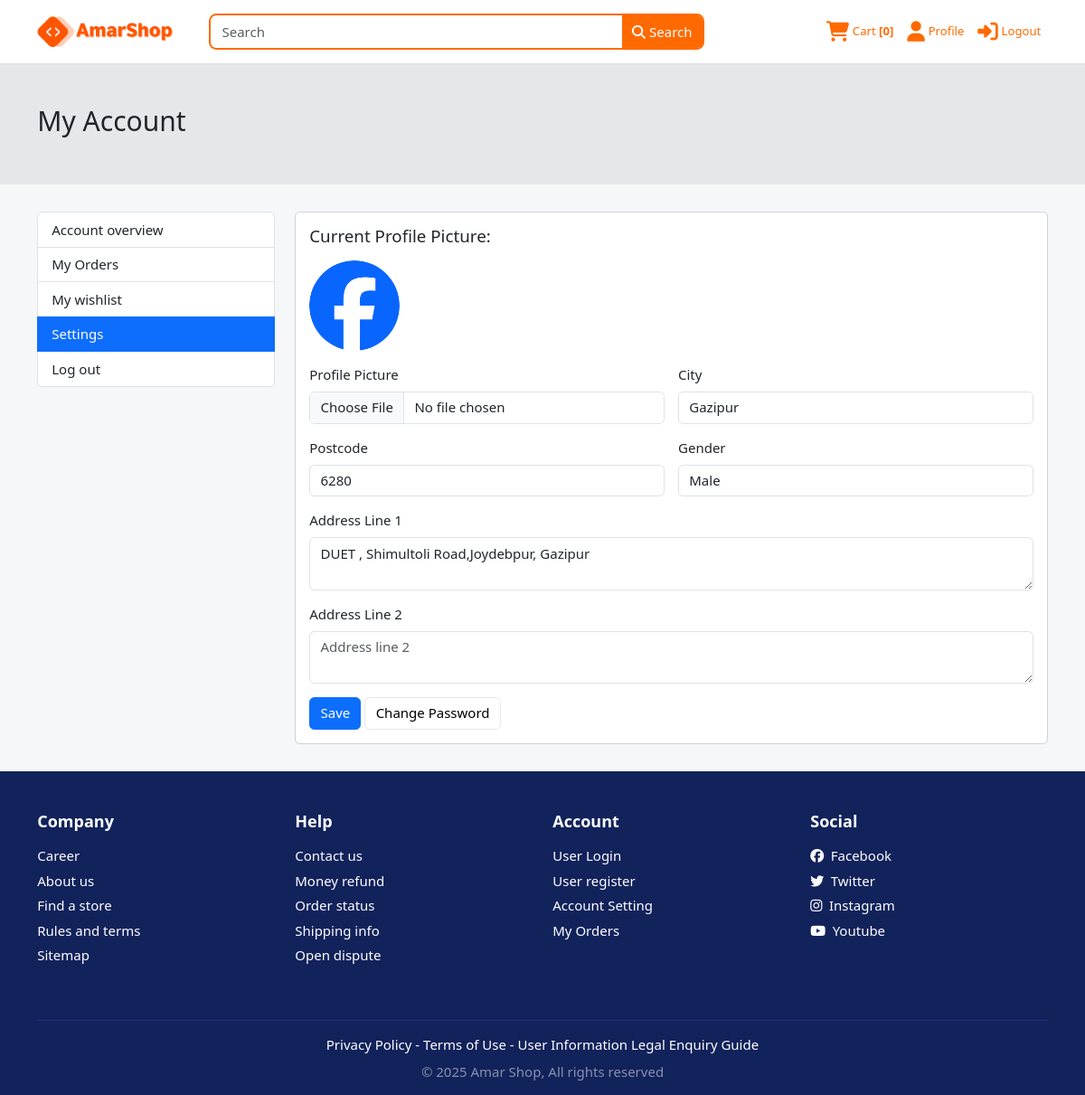
Page /profile/settings/ (signed in) on the earlier database version.
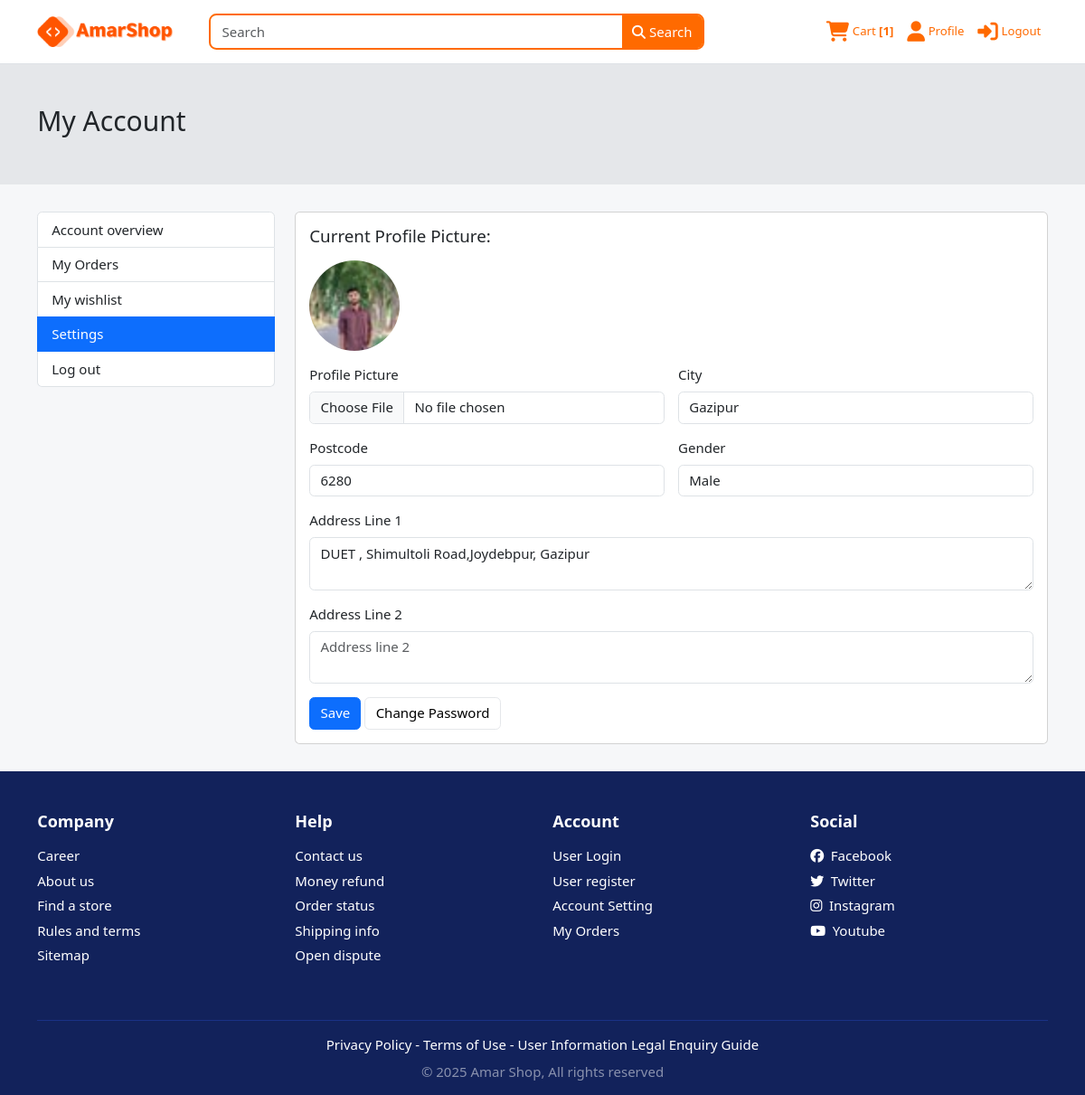
Same page on the later database version.
### accounts/models.py (models this page shows, shortened)
class userProfile(models.Model):
    user = models.OneToOneField(User,on_delete=models.CASCADE,related_name="userProfile")
    city = models.CharField(blank=True,null=True,max_length=150)
    postcode = models.CharField(blank=True,null=True,max_length=150)
    gender = models.CharField(choices=choices,max_length=50,default='male')
    address_line_1 = models.TextField(blank=True,null=True)
    address_line_2 = models.TextField(blank=True,null=True)
    profile_picture = models.ImageField(upload_to='profile_picture/')

### profileApp/views.py (the view)
# urls.py: path('settings/',views.settings,name="settings"),
@login_required
def settings(request):
    profile, created = userProfile.objects.get_or_create(user=request.user)
    if request.method == 'POST':
        form = UserProfileForm(request.POST, request.FILES, instance=profile)
        if form.is_valid():
            form.save()
            messages.success(request, 'Profile updated successfully!')
            return redirect('settings')
    else:
        form = UserProfileForm(instance=profile)
    context = {
        'form': form,
        'profile': profile,
    }
    return render(request, 'profile/settings.html', context)

### profileApp/forms.py
class UserProfileForm(forms.ModelForm):
    class Meta:
        model = userProfile
        fields = ['profile_picture','city', 'postcode', 'gender', 'address_line_1', 'address_line_2']
        widgets = {
            'profile_picture': forms.FileInput(attrs={'class': 'form-control'}),
            'city': forms.TextInput(attrs={'class': 'form-control', 'placeholder': 'Enter your city'}),
            'postcode': forms.TextInput(attrs={'class': 'form-control', 'placeholder': 'Enter your postal code'}),
            'gender': forms.Select(attrs={'class': 'form-control'}),
            'address_line_1': forms.Textarea(attrs={'class': 'form-control', 'rows': 2, 'placeholder': 'Address line 1'}),
            'address_line_2': forms.Textarea(attrs={'class': 'form-control', 'rows': 2, 'placeholder': 'Address line 2'}),
        }

### cart/context_processors.py (called while the page is built)
def cart_item_count(request):
    count = 0
    if request.user.is_authenticated:
        count = CartItem.objects.filter(user=request.user).count()
    return {'cart_item_count': count}

### templates/profile/settings.html (shortened to what this page needs)
{% extends "profile/profile_base.html" %}
{% load static %}
    {% block profileContent %}
<main class="col-md-9">
	<div class="card">
      <div class="card-body">
<form method="POST" enctype="multipart/form-data" class="row g-3">
            <div class="col-md-12">
                {% if profile.profile_picture %}
                    <h5 class="text-gray">Current Profile Picture:</h5>
                    <img src="{{ profile.profile_picture.url }}" class="rounded-circle mt-2" width="100" height="100">
                {% endif %}
            </div>
            <div class="col-md-6">
                <label class="form-label">Profile Picture</label>
                {{ form.profile_picture }}
            </div>
            <div class="col-md-6">
                <label class="form-label">City</label>
                {{ form.city }}
            </div>
            <div class="col-md-6">
                <label class="form-label">Postcode</label>
                {{ form.postcode }}
            </div>
            <div class="col-md-6">
                <label class="form-label">Gender</label>
                {{ form.gender }}
            </div>
            <div class="col-12">
                <label class="form-label">Address Line 1</label>
                {{ form.address_line_1 }}
            </div>
            <div class="col-12">
                <label class="form-label">Address Line 2</label>
                {{ form.address_line_2 }}
            </div>
            <div class="col-12">
                <button type="submit" class="btn btn-primary">Save</button>
                <a href="#" class="btn btn-light">Change Password</a>
            </div>
        </form>
      </div>
    </div>
	</main>
    {% endblock %}

Differences in the rows shown:
changed userProfile "Gazipur": profile_picture: a different picture
Other differences:
{{ cart_item_count }}: "0" → "1"
